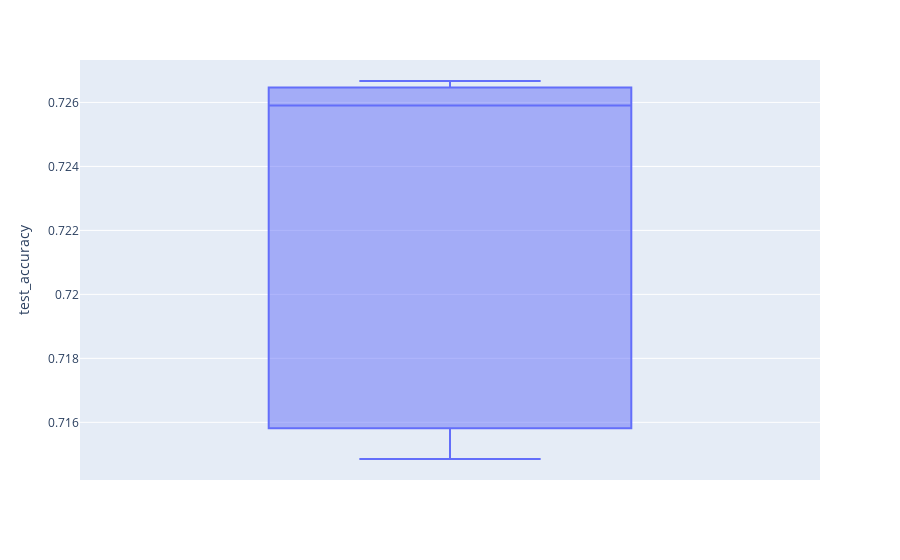

Here is the notebook cell this chart was saved with:
### Code cell
fig = px.box(df, y="test_accuracy")

fig.show()

### Figure 1 — Plotly figure (JSON) as saved in the notebook; plotly's stock layout.template omitted (floating-point values rounded to 4 significant figures)
{"data": [{"alignmentgroup": "True", "hovertemplate": "test_accuracy=%{y}<extra></extra>", "legendgroup": "", "marker": {"color": "#636efa"}, "name": "", "notched": false, "offsetgroup": "", "orientation": "v", "showlegend": false, "type": "box", "x0": " ", "xaxis": "x", "y": [0.7259, 0.7267, 0.7264, 0.7161, 0.7149], "y0": " ", "yaxis": "y"}], "layout": {"boxmode": "group", "legend": {"tracegroupgap": 0}, "margin": {"t": 60}, "xaxis": {"anchor": "y", "domain": [0, 1]}, "yaxis": {"anchor": "x", "domain": [0, 1], "title": {"text": "test_accuracy"}}}}
